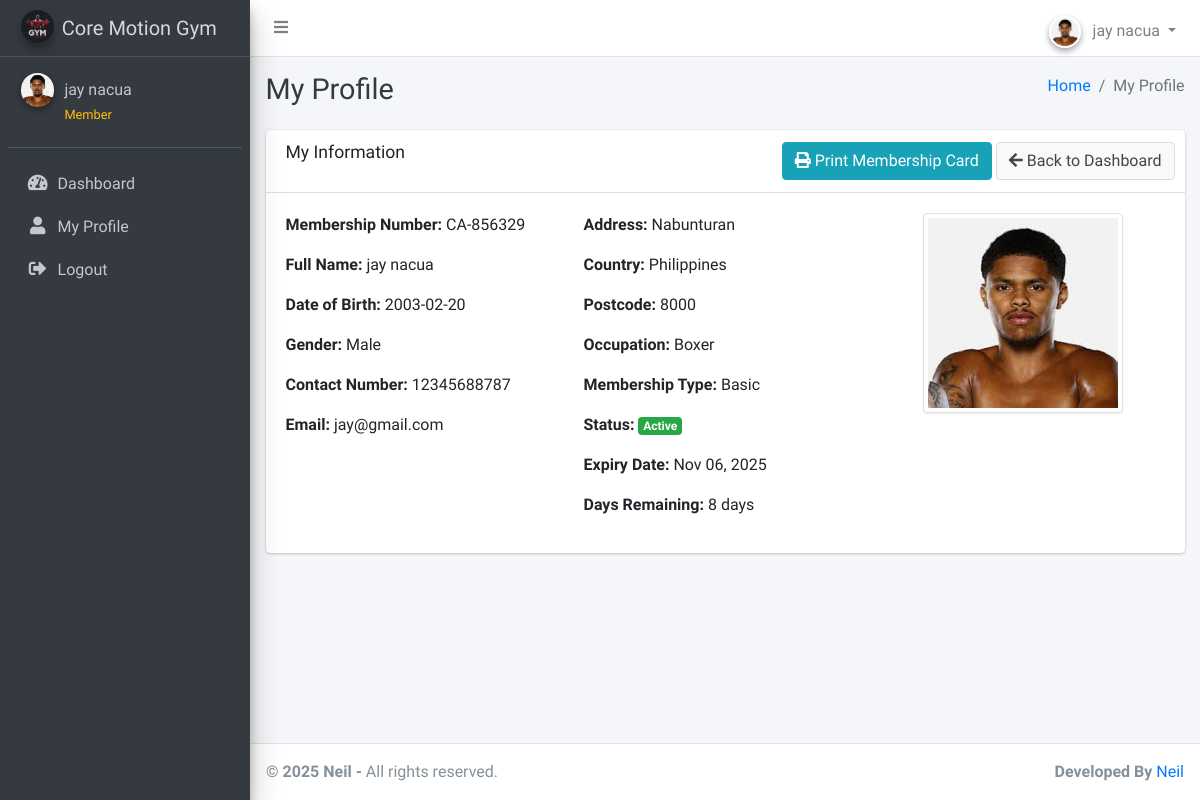
Page /member_profile.php (signed in) on the committed database.
### tables this page shows
CREATE TABLE `members` (
  `id` int(11) NOT NULL,
  `fullname` varchar(255) NOT NULL,
  `dob` date NOT NULL,
  `gender` varchar(10) NOT NULL,
  `contact_number` varchar(20) NOT NULL,
  `email` varchar(255) NOT NULL,
  `password` varchar(255) DEFAULT NULL,
  `address` varchar(255) NOT NULL,
  `country` varchar(255) NOT NULL,
  `postcode` varchar(20) NOT NULL,
  `occupation` varchar(255) NOT NULL,
  `membership_type` int(11) NOT NULL,
  `membership_number` varchar(20) NOT NULL,
  `created_at` timestamp NOT NULL DEFAULT current_timestamp(),
  `photo` varchar(255) NOT NULL,
  `expiry_date` date DEFAULT NULL,
  `role` enum('admin','member') DEFAULT 'member',
  `is_active` tinyint(1) DEFAULT 1,
  `last_login` timestamp NULL DEFAULT NULL
);

CREATE TABLE `settings` (
  `id` int(11) NOT NULL,
  `system_name` varchar(255) NOT NULL,
  `logo` varchar(255) NOT NULL,
  `currency` varchar(50) NOT NULL
);

CREATE TABLE `membership_types` (
  `id` int(11) NOT NULL,
  `type` varchar(255) NOT NULL,
  `amount` int(11) NOT NULL
);

### member_profile.php (the view, shortened to what this page needs)
<?php
include('includes/config.php');
if (isset($_GET['id'])) {
    $memberId = $_GET['id'];
    if ($_SESSION['user_type'] == 'member' && $_SESSION['user_id'] != $memberId) {
        header("Location: member_dashboard.php");
        exit();
    }
} else {
    if ($_SESSION['user_type'] == 'member') {
        $memberId = $_SESSION['user_id'];
    } else {
        header("Location: manage_members.php");
        exit();
    }
}
$memberQuery = "SELECT members.*, membership_types.type AS membership_type_name
                FROM members
                JOIN membership_types ON members.membership_type = membership_types.id
                WHERE members.id = $memberId";
$result = $conn->query($memberQuery);
if ($result->num_rows > 0) {
    $memberDetails = $result->fetch_assoc();
    $expiryDate = strtotime($memberDetails['expiry_date']);
    $currentDate = time();
    $daysDifference = floor(($expiryDate - $currentDate) / (60 * 60 * 24));
    $membershipStatus = ($daysDifference < 0) ? 'Expired' : 'Active';
}
?>
<?php include('includes/header.php');?>
<body class="hold-transition sidebar-mini layout-fixed layout-navbar-fixed layout-footer-fixed">
<div class="wrapper">
  <?php include('includes/nav.php');?>
  <?php include('includes/sidebar.php');?>
  <div class="content-wrapper">
    <div class="content-header">
      <div class="container-fluid">
        <div class="row mb-2">
          <div class="col-sm-6">
            <h1 class="m-0 text-dark">
                <?php if ($_SESSION['user_type'] == 'admin'): ?>
                    Member Profile - <?php echo $memberDetails['fullname']; ?>
                <?php else: ?>
                    My Profile
                <?php endif; ?>
            </h1>
          </div>
          <div class="col-sm-6">
            <ol class="breadcrumb float-sm-right">
                <?php if ($_SESSION['user_type'] == 'admin'): ?>
                    <li class="breadcrumb-item"><a href="dashboard.php">Home</a></li>
                    <li class="breadcrumb-item"><a href="manage_members.php">Manage Members</a></li>
                    <li class="breadcrumb-item active">Member Profile</li>
                <?php else: ?>
                    <li class="breadcrumb-item"><a href="member_dashboard.php">Home</a></li>
                    <li class="breadcrumb-item active">My Profile</li>
                <?php endif; ?>
            </ol>
          </div>
        </div>
      </div>
    </div>
    <section class="content">
      <div class="container-fluid">
        <div class="card">
          <div class="card-header">
            <h3 class="card-title">
                <?php if ($_SESSION['user_type'] == 'admin'): ?>
                    Member Information
                <?php else: ?>
                    My Information
                <?php endif; ?>
            </h3>
            <div class="card-tools">
              <a href="print_membership_card.php?id=<?php echo $memberId; ?>" target="_blank" class="btn btn-info">
                <i class="fas fa-print"></i> Print Membership Card
              </a>
              <?php if ($_SESSION['user_type'] == 'admin'): ?>
                <a href="manage_members.php" class="btn btn-default">
                  <i class="fas fa-arrow-left"></i> Back to Members
                </a>
              <?php else: ?>
                <a href="member_dashboard.php" class="btn btn-default">
                  <i class="fas fa-arrow-left"></i> Back to Dashboard
                </a>
              <?php endif; ?>
            </div>
          </div>
          <div class="card-body">
            <div class="row">
              <div class="col-md-8">
                <div class="row">
                  <div class="col-md-6">
                    <p><strong>Membership Number:</strong> <?php echo $memberDetails['membership_number']; ?></p>
                    <p><strong>Full Name:</strong> <?php echo $memberDetails['fullname']; ?></p>
                    <p><strong>Date of Birth:</strong> <?php echo $memberDetails['dob']; ?></p>
                    <p><strong>Gender:</strong> <?php echo $memberDetails['gender']; ?></p>
                    <p><strong>Contact Number:</strong> <?php echo $memberDetails['contact_number']; ?></p>
                    <p><strong>Email:</strong> <?php echo $memberDetails['email']; ?></p>
                  </div>
                  <div class="col-md-6">
                    <p><strong>Address:</strong> <?php echo $memberDetails['address']; ?></p>
                    <p><strong>Country:</strong> <?php echo $memberDetails['country']; ?></p>
                    <p><strong>Postcode:</strong> <?php echo $memberDetails['postcode']; ?></p>
                    <p><strong>Occupation:</strong> <?php echo $memberDetails['occupation']; ?></p>
                    <p><strong>Membership Type:</strong> <?php echo $memberDetails['membership_type_name']; ?></p>
                    <p><strong>Status:</strong>
                      <span class="badge badge-<?php echo $membershipStatus == 'Active' ? 'success' : 'danger'; ?>">
                        <?php echo $membershipStatus; ?>
                      </span>
                    </p>
                    <?php if ($memberDetails['expiry_date']): ?>
                    <p><strong>Expiry Date:</strong> <?php echo date('M d, Y', strtotime($memberDetails['expiry_date'])); ?></p>
                    <p><strong>Days Remaining:</strong>
                        <?php
                        if ($daysDifference > 0) {
                            echo $daysDifference . ' days';
                        } else {
                            echo 'Expired';
                        }
                        ?>
                    </p>
                    <?php endif; ?>
                  </div>
                </div>
              </div>
              <div class="col-md-4 text-center">
                <?php
                $photoPath = (!empty($memberDetails['photo']) && $memberDetails['photo'] != 'default.jpg') ?
                            'uploads/member_photos/' . $memberDetails['photo'] : 'dist/img/avatar.png';
                ?>
                <img src="<?php echo $photoPath; ?>" class="img-thumbnail" alt="Member Photo" style="max-width: 200px; height: 200px; object-fit: cover;">
            </div>
          </div>
        </div>
      </div>
    </section>
  </div>
  <footer class="main-footer">
    <strong> &copy; <?php echo date('Y');?> Neil</a> -</strong>
    All rights reserved.
    <div class="float-right d-none d-sm-inline-block">
      <b>Developed By</b> <a href="">Neil</a>
    </div>
  </footer>
</div>
</body>
</html>

### includes/nav.php (shortened to what this page needs)
<nav class="main-header navbar navbar-expand navbar-white navbar-light">
    <ul class="navbar-nav">
        <li class="nav-item">
            <a class="nav-link" data-widget="pushmenu" href="#" role="button"><i class="fas fa-bars"></i></a>
        </li>
    </ul>
    <ul class="navbar-nav ml-auto">
        <li class="nav-item dropdown">
            <a class="nav-link dropdown-toggle" data-toggle="dropdown" href="#" role="button">
                <?php if (isset($_SESSION['user_type']) && $_SESSION['user_type'] == 'member'): ?>
                    <?php
                    $memberId = $_SESSION['user_id'];
                    $photoQuery = "SELECT photo FROM members WHERE id = $memberId";
                    $photoResult = $conn->query($photoQuery);
                    $memberPhoto = $photoResult->fetch_assoc();
                    $photoPath = (!empty($memberPhoto['photo']) && $memberPhoto['photo'] != 'default.jpg') ?
                                'uploads/member_photos/' . $memberPhoto['photo'] : 'dist/img/snap.jpg';
                    ?>
                    <img src="<?php echo $photoPath; ?>" class="user-image img-circle elevation-2" alt="Member Avatar"
                         style="width: 32px; height: 32px; object-fit: cover; border: 2px solid #fff;">
                <?php else: ?>
                    <img src="dist/img/snap.jpg" class="user-image img-circle elevation-2" alt="Admin Avatar"
                         style="width: 32px; height: 32px; object-fit: cover; border: 2px solid #fff;">
                <?php endif; ?>
                <span class="d-none d-md-inline ml-2">
                    <?php echo isset($_SESSION['fullname']) ? $_SESSION['fullname'] : 'User'; ?>
                </span>
            </a>
        </li>
    </ul>
</nav>

### includes/sidebar.php (shortened to what this page needs)
<aside class="main-sidebar sidebar-dark-primary elevation-4">
  <a href="<?php echo isset($_SESSION['user_type']) && $_SESSION['user_type'] == 'member' ? 'member_dashboard.php' : 'dashboard.php'; ?>" class="brand-link">
    <?php
    $fetchLogoQuery = "SELECT logo, system_name FROM settings WHERE id = 1";
    $fetchLogoResult = $conn->query($fetchLogoQuery);
    if ($fetchLogoResult->num_rows > 0) {
        $settings = $fetchLogoResult->fetch_assoc();
        $logoPath = $settings['logo'];
        $systemName = $settings['system_name'];
    } else {
        $logoPath = 'dist/img/default-logo.png';
        $systemName = 'Core Motion System';
    }
    ?>
    <img src="<?php echo $logoPath; ?>" alt="Logo" class="brand-image img-circle elevation-3" style="opacity: .8">
    <span class="brand-text font-weight-light"><?php echo $systemName; ?></span>
  </a>
  <div class="sidebar">
    <div class="user-panel mt-3 pb-3 mb-3 d-flex">
      <div class="image">
        <?php if (isset($_SESSION['user_type']) && $_SESSION['user_type'] == 'member'): ?>
          <?php
          $memberId = $_SESSION['user_id'];
          $photoQuery = "SELECT photo FROM members WHERE id = $memberId";
          $photoResult = $conn->query($photoQuery);
          $memberPhoto = $photoResult->fetch_assoc();
          $photoPath = (!empty($memberPhoto['photo']) && $memberPhoto['photo'] != 'default.jpg') ?
                      'uploads/member_photos/' . $memberPhoto['photo'] : 'dist/img/avatar.png';
          ?>
          <img src="<?php echo $photoPath; ?>" class="img-circle elevation-2" alt="User Image">
        <?php else: ?>
          <img src="dist/img/snap.jpg" class="img-circle elevation-2" alt="User Image">
        <?php endif; ?>
      </div>
      <div class="info">
        <a href="#" class="d-block"><?php echo isset($_SESSION['fullname']) ? $_SESSION['fullname'] : 'User'; ?></a>
        <small class="text-warning"><?php echo isset($_SESSION['user_type']) ? ucfirst($_SESSION['user_type']) : 'Guest'; ?></small>
      </div>
    </div>
    <nav class="mt-2">
      <ul class="nav nav-pills nav-sidebar flex-column" data-widget="treeview" role="menu" data-accordion="false">
        <?php if (isset($_SESSION['user_type']) && $_SESSION['user_type'] == 'admin'): ?>
          <li class="nav-item">
            <a href="dashboard.php" class="nav-link">
              <i class="nav-icon fas fa-tachometer-alt"></i>
              <p>Dashboard</p>
            </a>
          </li>
          <li class="nav-item">
            <a href="add_members.php" class="nav-link">
              <i class="nav-icon fas fa-user-plus"></i>
              <p>Add Members</p>
            </a>
          </li>
          <li class="nav-item">
            <a href="manage_members.php" class="nav-link">
              <i class="nav-icon fas fa-users"></i>
              <p>Manage Members</p>
            </a>
          </li>
          <li class="nav-item">
          </li>
          <li class="nav-item">
            <a href="view_type.php" class="nav-link">
              <i class="nav-icon fas fa-list"></i>
              <p>View Membership Types</p>
            </a>
          </li>
          <li class="nav-item">
            <a href="list_renewal.php" class="nav-link">
              <i class="nav-icon fas fa-sync-alt"></i>
              <p>Renew Memberships</p>
            </a>
          </li>
          <li class="nav-item">
            <a href="report.php" class="nav-link">
              <i class="nav-icon fas fa-chart-bar"></i>
              <p>Members Report</p>
            </a>
          </li>
          <li class="nav-item">
            <a href="revenue_report.php" class="nav-link">
              <i class="nav-icon fas fa-money-bill-wave"></i>
              <p>Revenue Report</p>
            </a>
          </li>
          <li class="nav-item">
            <a href="settings.php" class="nav-link">
              <i class="nav-icon fas fa-cogs"></i>
              <p>Settings</p>
            </a>
          </li>
        <?php else: ?>
          <li class="nav-item">
            <a href="member_dashboard.php" class="nav-link">
              <i class="nav-icon fas fa-tachometer-alt"></i>
              <p>Dashboard</p>
            </a>
          </li>
          <li class="nav-item">
            <a href="member_profile.php" class="nav-link">
              <i class="nav-icon fas fa-user"></i>
              <p>My Profile</p>
            </a>
          </li>
        <?php endif; ?>
        <li class="nav-item">
          <a href="logout.php" class="nav-link">
            <i class="nav-icon fas fa-sign-out-alt"></i>
            <p>Logout</p>
          </a>
        </li>
      </ul>
    </nav>
  </div>
</aside>

### rows in the picture
members: photo (picture), membership_number "CA-856329", fullname "jay nacua", dob "2003-02-20", gender "Male", contact_number "12345688787", email "jay@gmail.com", address "Nabunturan", country "Philippines", postcode "8000", occupation "Boxer", membership_type.type "Basic", expiry_date "Nov 06, 2025"
settings: logo (picture), system_name "Core Motion Gym"

### other values in the picture
$_SESSION['fullname'] "jay nacua"
$_SESSION['user_type'] "Member"
